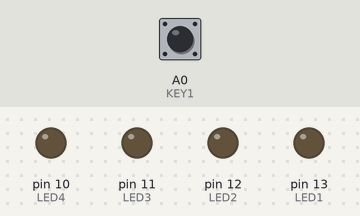
This sketch was run on a simulated Arduino Uno, built with avr-gcc and run on an emulated ATmega328P. Shown: output pins drawn as LEDs (lit = HIGH). The inputs (shaded band) are chosen by the test bench; at power-on: A0 (KEY1) HIGH.

Above: at 1.2 s.
1.3 s: A0 (KEY1) pulled LOW for 1 s
At 1.75 s:
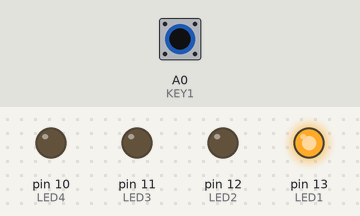
At 3.0 s:
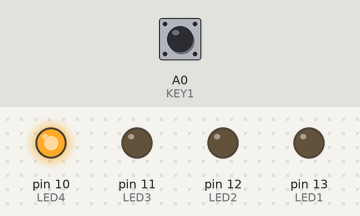
4.0 s: A0 (KEY1) pulled LOW for 0.15 s
At 5.6 s:
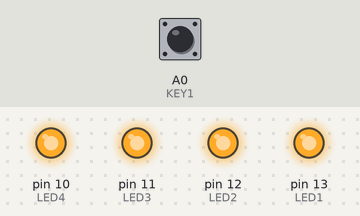
Timing chart, 0 to 7.1 s (numbered marks = the images above; inputs shaded):
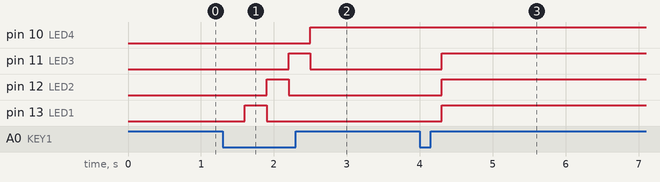

The sketch:

bai_17_LTN_phan_1.ino
```cpp
#define KEY1 A0
#define LED1 13
#define LED2 12
#define LED3 11
#define LED4 10

int A = 0;

void setup() {
  // put your setup code here, to run once:
  Serial.begin(9600);
  pinMode(KEY1, INPUT);
  pinMode(LED1, OUTPUT);
  pinMode(LED2, OUTPUT);
  pinMode(LED3, OUTPUT);
  pinMode(LED4, OUTPUT);

}

void loop() {
  // put your main code here, to run repeatedly:
  if(digitalRead(KEY1)==0){
    A+=1;
    delay(300);
  }

  if(A==0){
    digitalWrite(LED1, 0);
    digitalWrite(LED2, 0);
    digitalWrite(LED3, 0);
    digitalWrite(LED4, 0);
  }

  if(A==1){
    digitalWrite(LED1, 1);
    digitalWrite(LED2, 0);
    digitalWrite(LED3, 0);
    digitalWrite(LED4, 0);
  }

  if(A==2){
    digitalWrite(LED1, 0);
    digitalWrite(LED2, 1);
    digitalWrite(LED3, 0);
    digitalWrite(LED4, 0);
  }

  if(A==3){
    digitalWrite(LED1, 0);
    digitalWrite(LED2, 0);
    digitalWrite(LED3, 1);
    digitalWrite(LED4, 0);
  }

  if(A==4){
    digitalWrite(LED1, 0);
    digitalWrite(LED2, 0);
    digitalWrite(LED3, 0);
    digitalWrite(LED4, 4);
  }

  if(A==5){
    digitalWrite(LED1, 1);
    digitalWrite(LED2, 1);
    digitalWrite(LED3, 1);
    digitalWrite(LED4, 1);
  }

}
```

Measured:
- after the input at 1.3 s, pin 10 (LED4): LOW → HIGH after 1.2 s; pin 11 (LED3): LOW → HIGH after 0.90 s, → LOW 0.30 s later; pin 12 (LED2): LOW → HIGH after 0.60 s, → LOW 0.30 s later; pin 13 (LED1): LOW → HIGH after 0.30 s, → LOW 0.30 s later
- after the input at 4.0 s, pin 11 (LED3), pin 12 (LED2), pin 13 (LED1): LOW → HIGH after 0.30 s
